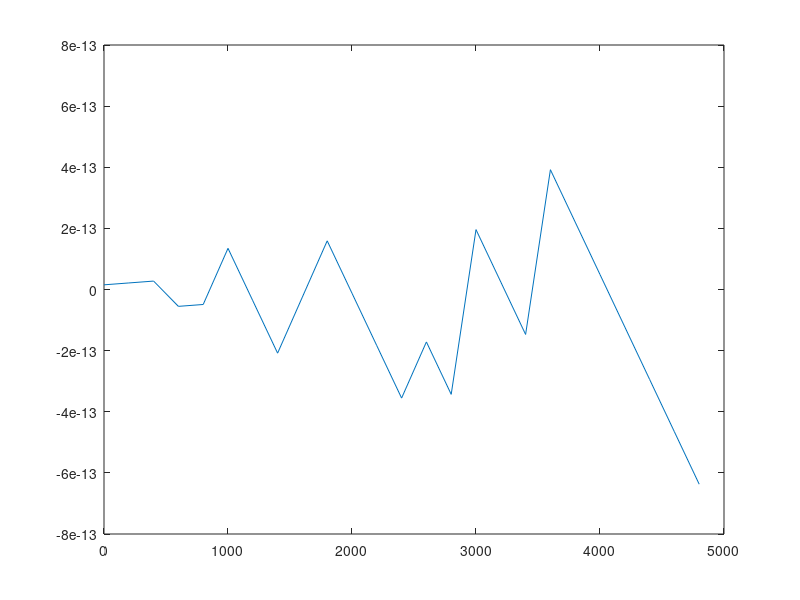

MATLAB code to generate this figure: (Note: this script raises an error after producing the figure.)
% Mingshuang Li, UT Austin, 2020. 06.08
% Sound generator for pure tone and complex sounds
clear all;
Fs = input('Please input the sampling frequency(Hz): ');
dwell = 1/Fs;
duration = input('Please input the duration(s): ');
number = input('How many pure tones invovled in the sound: ');

time = 0:dwell:duration;
if number == 1;
    a1 = input('Please input the amplitude for the first tone: ');
    f1 = input('Please input the frequency for the first tone(Hz): ');
    phi1 = input('Please input the phase for the first tone (phi): ');
    y = a1*sin(2*pi*f1*time+ phi1 * pi);
elseif number == 2;
    a1 = input('Please input the amplitude for the first tone: ');
    f1 = input('Please input the frequency for the first tone(Hz): ');
    phi1 = input('Please input the phase for the first tone (phi): ');
    a2 = input('Please input the amplitude for the second tone: ');
    f2 = input('Please input the frequency for the second tone(Hz): ');
    phi2 = input('Please input the phase for the second tone (phi): ');
    y = a1*sin(2*pi*f1*time+ phi1 * pi)+ a2*sin(2*pi*f2*time+ phi2 * pi);
elseif number == 3;
    a1 = input('Please input the amplitude for the first tone: ');
    f1 = input('Please input the frequency for the first tone(Hz): ');
    phi1 = input('Please input the phase for the first tone (phi): ');
    a2 = input('Please input the amplitude for the second tone: ');
    f2 = input('Please input the frequency for the second tone(Hz): ');
    phi2 = input('Please input the phase for the second tone (phi): ');
    a3 = input('Please input the amplitude for the third tone: ');
    f3 = input('Please input the frequency for the third tone(Hz): ');
    phi3 = input('Please input the phase for the third tone (phi): ');
    y = a1*sin(2*pi*f1*time+ phi1 * pi)+ a2*sin(2*pi*f2*time+ phi2 * pi)+a3*sin(2*pi*f3*time+ phi3 * pi);
elseif number == 4;
    a1 = input('Please input the amplitude for the first tone: ');
    f1 = input('Please input the frequency for the first tone(Hz): ');
    phi1 = input('Please input the phase for the first tone (phi): ');
    a2 = input('Please input the amplitude for the second tone: ');
    f2 = input('Please input the frequency for the second tone(Hz): ');
    phi2 = input('Please input the phase for the second tone (phi): ');
    a3 = input('Please input the amplitude for the third tone: ');
    f3 = input('Please input the frequency for the third tone(Hz): ');
    phi3 = input('Please input the phase for the third tone (phi): ');
    a4 = input('Please input the amplitude for the fourth tone: ');
    f4 = input('Please input the frequency for the fourth tone(Hz): ');
    phi4 = input('Please input the phase for the fourth tone (phi): ');
    y = a1*sin(2*pi*f1*time+ phi1 * pi)+ a2*sin(2*pi*f2*time+ phi2 * pi)+a3*sin(2*pi*f3*time+ phi3 * pi)+ a4*sin(2*pi*f4*time+ phi4 * pi);
elseif number == 5;
    a1 = input('Please input the amplitude for the first tone: ');
    f1 = input('Please input the frequency for the first tone(Hz): ');
    phi1 = input('Please input the phase for the first tone (phi): ');
    a2 = input('Please input the amplitude for the second tone: ');
    f2 = input('Please input the frequency for the second tone(Hz): ');
    phi2 = input('Please input the phase for the second tone (phi): ');
    a3 = input('Please input the amplitude for the third tone: ');
    f3 = input('Please input the frequency for the third tone(Hz): ');
    phi3 = input('Please input the phase for the third tone (phi): ');
    a4 = input('Please input the amplitude for the fourth tone: ');
    f4 = input('Please input the frequency for the fourth tone(Hz): ');
    phi4 = input('Please input the phase for the fourth tone (phi): ');
    a5 = input('Please input the amplitude for the fifth tone: ');
    f5 = input('Please input the frequency for the fifth tone(Hz): ');
    phi5 = input('Please input the phase for the fifth tone (phi): ');
    y = a1*sin(2*pi*f1*time+ phi1 * pi)+ a2*sin(2*pi*f2*time+ phi2 * pi)+a3*sin(2*pi*f3*time+ phi3 * pi)+ a4*sin(2*pi*f4*time+ phi4 * pi)+a5*sin(2*pi*f5*time+ phi5 * pi);
else disp('The number of pure tones for a complex sound in this code is limited to 5.');
end

figure;
plot(time(1:fix(Fs*duration))*1000,y(1:fix(Fs*duration))); 

figure;
pspectrum(y,Fs,'FrequencyLimits',[1 10000]);

names= input('Please type name of new audiofile: ', 's');
audiowrite(names,y,Fs)




